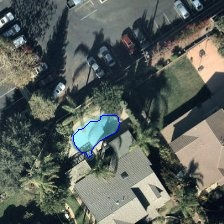
#> input picture output/output_image.jpg, 224 x 224 px
$ python detect_pool.py output/output_image.jpg
#> lines starting #> are read from the running program, lines starting #| are printed output that depends on the picture; after the words box and inside, x2 and y2 are one past the last pixel; in counts of white or black regions, pixels touching at a corner belong together
#!/usr/bin/env python3
"""
Pool Detection Script for Aerial Images
"""

import cv2
import numpy as np
import argparse
import sys
from pathlib import Path


def detect_pool_water(img):
    """
    Detect pool water with balanced color filtering
    """
    hsv = cv2.cvtColor(img, cv2.COLOR_BGR2HSV)

    lower_cyan = np.array([80, 60, 80])
    upper_cyan = np.array([100, 255, 255])
    mask_cyan = cv2.inRange(hsv, lower_cyan, upper_cyan)

    lower_blue = np.array([95, 80, 90])
    upper_blue = np.array([110, 255, 255])
    mask_blue = cv2.inRange(hsv, lower_blue, upper_blue)

    lower_light = np.array([85, 40, 150])
    upper_light = np.array([100, 150, 255])
    mask_light = cv2.inRange(hsv, lower_light, upper_light)

    mask = cv2.bitwise_or(mask_cyan, mask_blue)
    mask = cv2.bitwise_or(mask, mask_light)

    return mask


def clean_mask(mask):
    """
    Clean mask with careful morphology
    """
    kernel_small = cv2.getStructuringElement(cv2.MORPH_ELLIPSE, (3, 3))
    kernel_medium = cv2.getStructuringElement(cv2.MORPH_ELLIPSE, (4, 4))

    mask = cv2.morphologyEx(mask, cv2.MORPH_OPEN, kernel_small, iterations=1)

    mask = cv2.morphologyEx(mask, cv2.MORPH_CLOSE, kernel_medium, iterations=1)

    return mask


def filter_pool_contours(contours, img_shape, verbose=True):
    """
    Apply balanced geometric filters with detailed feedback
    """
    image_area = img_shape[0] * img_shape[1]
    valid_pools = []

    if verbose:
        print(f"\n{'='*60}")
        print("Analyzing contours...")
        print(f"{'='*60}")

    for idx, contour in enumerate(contours, 1):
        area = cv2.contourArea(contour)

        min_area = image_area * 0.001
        max_area = image_area * 0.20

        if verbose:
            print(f"\nContour #{idx}:")
            print(f"  Area: {area:.2f} pixels ({area/image_area*100:.2f}% of image)")

        if area < min_area:
            if verbose:
                print(f"  REJECTED: Too small (min: {min_area:.2f})")
            continue

        if area > max_area:
            if verbose:
                print(f"  REJECTED: Too large (max: {max_area:.2f})")
            continue

        perimeter = cv2.arcLength(contour, True)
        if perimeter == 0:
            if verbose:
                print(f"  REJECTED: Invalid perimeter")
            continue

        compactness = 4 * np.pi * area / (perimeter * perimeter)
        if verbose:
            print(f"  Compactness: {compactness:.3f} (circle=1.0, square=0.785)")

        if compactness < 0.20:
            if verbose:
                print(f"  REJECTED: Not compact enough (min: 0.20)")
            continue

        # Aspect ratio
        x, y, w, h = cv2.boundingRect(contour)
        aspect_ratio = max(w, h) / min(w, h) if min(w, h) > 0 else 0
        if verbose:
            print(f"  Aspect ratio: {aspect_ratio:.2f} (1.0=square)")

        if aspect_ratio > 5:
            if verbose:
                print(f"  REJECTED: Too elongated (max: 5)")
            continue

        hull = cv2.convexHull(contour)
        hull_area = cv2.contourArea(hull)
        if hull_area > 0:
            solidity = area / hull_area
            if verbose:
                print(f"  Solidity: {solidity:.3f} (1.0=perfect convex)")

            if solidity < 0.60:
                if verbose:
                    print(f"  REJECTED: Too irregular (min: 0.60)")
                continue

        # All checks passed!
        if verbose:
            print(f"  ACCEPTED as pool")

        valid_pools.append(contour)

    if verbose:
        print(f"\n{'='*60}")
        print(f"Result: {len(valid_pools)} pool(s) validated")
        print(f"{'='*60}\n")

    return valid_pools


def refine_pool_boundary(contour, img, mask):
    """
    Refine pool boundary using edge detection
    """
    x, y, w, h = cv2.boundingRect(contour)
    padding = 10
    x1 = max(0, x - padding)
    y1 = max(0, y - padding)
    x2 = min(img.shape[1], x + w + padding)
    y2 = min(img.shape[0], y + h + padding)

    roi_mask = mask[y1:y2, x1:x2]

    roi_contours, _ = cv2.findContours(roi_mask, cv2.RETR_EXTERNAL, cv2.CHAIN_APPROX_NONE)

    if roi_contours:

        refined = max(roi_contours, key=cv2.contourArea)

        refined = refined + np.array([x1, y1])

        epsilon = 0.002 * cv2.arcLength(refined, True)
        refined = cv2.approxPolyDP(refined, epsilon, True)

        return refined

    epsilon = 0.003 * cv2.arcLength(contour, True)
    return cv2.approxPolyDP(contour, epsilon, True)


def detect_pools(image_path, output_dir="output", verbose=True):
    """
    Detect swimming pools with balanced precision
    """
    Path(output_dir).mkdir(exist_ok=True)

    img = cv2.imread(image_path)
    if img is None:
        print(f"Error: Cannot read image from {image_path}")
        return False

    print(f"Processing image: {image_path}")
    print(f"Image shape: {img.shape}")
    print(f"Image area: {img.shape[0] * img.shape[1]} pixels")

    # Step 1: Detect pool water
    mask = detect_pool_water(img)

    # Step 2: Clean mask
    mask_clean = clean_mask(mask)

    # Step 3: Find contours with maximum detail
    contours, _ = cv2.findContours(mask_clean, cv2.RETR_EXTERNAL, cv2.CHAIN_APPROX_NONE)

    if not contours:
        print("Warning: No pools detected in the image")
        return False

    print(f"Found {len(contours)} initial contours")

    # Step 4: Filter contours
    valid_pools = filter_pool_contours(contours, img.shape, verbose=verbose)

    if not valid_pools:
        print("\n  No valid pools found. Try:")
        print("   1. Check debug_mask.jpg - is the pool water white?")
        print("   2. If pool is missing: color detection needs adjustment")
        print("   3. If pool is there but rejected: filters are too strict")
        return False

    valid_pools = sorted(valid_pools, key=cv2.contourArea, reverse=True)

    print(f" {len(valid_pools)} pool(s) detected successfully!")

    # Step 5: Refine boundaries
    refined_pools = []
    for idx, contour in enumerate(valid_pools):
        if verbose:
            print(f"Refining pool #{idx+1} boundary...")
        refined = refine_pool_boundary(contour, img, mask_clean)
        refined_pools.append(refined)

    # Step 6: Save coordinates
    coords_file = Path(output_dir) / "coordinates.txt"
    with open(coords_file, 'w') as f:
        f.write(f"Swimming Pool Detection Results\n")
        f.write(f"Image: {Path(image_path).name}\n")
        f.write(f"Total Pools Detected: {len(refined_pools)}\n")
        f.write("=" * 60 + "\n\n")

        for pool_idx, contour in enumerate(refined_pools, 1):
            area = cv2.contourArea(contour)
            perimeter = cv2.arcLength(contour, True)
            x, y, w, h = cv2.boundingRect(contour)

            f.write(f"Pool #{pool_idx}\n")
            f.write(f"Area: {area:.2f} square pixels\n")
            f.write(f"Perimeter: {perimeter:.2f} pixels\n")
            f.write(f"Bounding Box: x={x}, y={y}, width={w}, height={h}\n")
            f.write(f"Boundary Coordinates (x, y):\n")
            f.write("-" * 50 + "\n")

            coordinates = contour.squeeze().tolist()

            if len(contour) > 2:
                if isinstance(coordinates[0], list):
                    for i, coord in enumerate(coordinates):
                        f.write(f"Point {i+1}: ({coord[0]}, {coord[1]})\n")
                else:
                    f.write(f"Point 1: ({coordinates[0]}, {coordinates[1]})\n")

            f.write("\n")

    print(f"Coordinates saved to: {coords_file}")

    # Step 7: Draw contours
    output_img = img.copy()

    for pool_idx, contour in enumerate(refined_pools, 1):
        cv2.drawContours(output_img, [contour], -1, (255, 0, 0), 1)

        area = cv2.contourArea(contour)
        print(f"Pool #{pool_idx}: Area = {area:.2f} pixels")

    # Save output
    output_image_file = Path(output_dir) / "output_image.jpg"
    cv2.imwrite(str(output_image_file), output_img, [cv2.IMWRITE_JPEG_QUALITY, 95])
    print(f"Output image saved to: {output_image_file}")

    return True


def main():
    parser = argparse.ArgumentParser(
        description='Detect swimming pools with balanced precision and detailed feedback',
        formatter_class=argparse.RawDescriptionHelpFormatter,
        epilog="""
Examples:
  python detect_pool.py image.jpg
  python detect_pool.py image.jpg --output results
  python detect_pool.py image.jpg --quiet

Features:
- Multi-range color detection for different water conditions
- Balanced geometric filtering
- Detailed feedback showing why contours are accepted/rejected
- Debug mask output for troubleshooting
        """
    )

    parser.add_argument('image', help='Path to input aerial image')
    parser.add_argument('--output', '-o', default='output',
                       help='Output directory (default: output)')
    parser.add_argument('--quiet', '-q', action='store_true',
                       help='Suppress detailed analysis output')

    args = parser.parse_args()

    if not Path(args.image).exists():
        print(f"Error: Image file not found: {args.image}")
        sys.exit(1)

    success = detect_pools(args.image, args.output, verbose=not args.quiet)
#> in detect_pools, img is the input picture: shape (224, 224, 3); mean B, G, R 91.7, 97, 90.3
#| Image shape: (224, 224, 3)
#| Image area: 50176 pixels
#> in detect_pool_water, `hsv = cv2.cvtColor(img, cv2.COLOR_BGR2HSV)`: hsv: shape (224, 224, 3); mean H, S, V 68.3, 65.8, 102.7
#> in detect_pool_water, `mask_cyan = cv2.inRange(hsv, lower_cyan, upper_cyan)`:
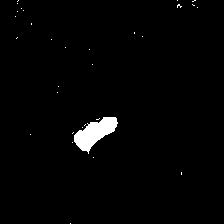
#> mask_cyan: shape (224, 224); 1.7% white; 31 white regions (30 under 20 px), largest, box (x1, y1, x2, y2) and area: (74, 117, 118, 154) 806
#> in detect_pool_water, `mask_blue = cv2.inRange(hsv, lower_blue, upper_blue)`:
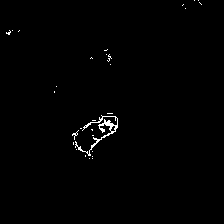
#> mask_blue: shape (224, 224); 0.76% white in thin lines or dots, all inside (x1, y1, x2, y2) = (6, 0, 202, 159)
#> in detect_pool_water, `mask_light = cv2.inRange(hsv, lower_light, upper_light)`:
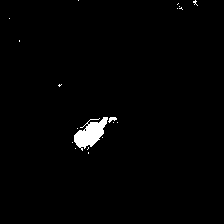
#> mask_light: shape (224, 224); 1.3% white; 19 white regions (17 under 20 px), largest, box (x1, y1, x2, y2) and area: (74, 117, 108, 151) 594, (108, 117, 117, 123) 30
#> in detect_pool_water, `mask = cv2.bitwise_or(mask_cyan, mask_blue)`: mask: shape (224, 224); 2.1% white; 44 white regions (43 under 20 px), largest, box (x1, y1, x2, y2) and area: (72, 115, 118, 156) 956
#> in detect_pool_water, `mask = cv2.bitwise_or(mask, mask_light)`: mask: shape (224, 224); 2.2% white; 46 white regions (44 under 20 px), largest, box (x1, y1, x2, y2) and area: (72, 115, 118, 156) 971, (177, 3, 184, 10) 21
#> in clean_mask, `mask = cv2.morphologyEx(mask, cv2.MORPH_OPEN, kernel_small, iterations..`:
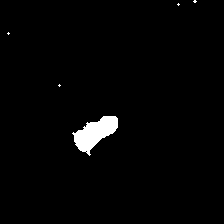
#> mask: shape (224, 224); 1.9% white; 5 white regions (4 under 20 px), largest, box (x1, y1, x2, y2) and area: (72, 116, 118, 156) 926
#> in clean_mask, `mask = cv2.morphologyEx(mask, cv2.MORPH_CLOSE, kernel_medium, iteratio..`:
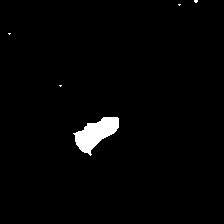
#> mask: shape (224, 224); 1.9% white; 5 white regions (4 under 20 px)
#> in detect_pools, `contours, _ = cv2.findContours(mask_clean, cv2.RETR_EXTERNAL, cv2.CHAI..`: contours = 5 contours, 4 with area under 20; largest, box (x1, y1, x2, y2) and area: (73, 117, 119, 156) 854
#| Found 5 initial contours
#> the loop in filter_pool_contours, `for idx, contour in enumerate(contours, 1):` made 5 passes
#> (area, perimeter, compactness, x, y, w, h, aspect_ratio) on pass 1: (854.5, 139.3, 0.553, 73, 117, 46, 39, 1.18)
#> (printed output is left out)
#> after the loop in filter_pool_contours, `for idx, contour in enumerate(contours, 1):`: valid_pools = 1 contour; box (x1, y1, x2, y2) and area: (73, 117, 119, 156) 854
#| Result: 1 pool(s) validated
#|  1 pool(s) detected successfully!
#> the loop in detect_pools, `for idx, contour in enumerate(valid_pools):` made 1 pass
#> (x in refine_pool_boundary, y in refine_pool_boundary, w in refine_pool_boundary, h in refine_pool_boundary, padding in refine_pool_boundary, x1 in refine_pool_boundary, y1 in refine_pool_boundary, x2 in refine_pool_boundary) on pass 1: (73, 117, 46, 39, 10, 63, 107, 129)
#> (printed output is left out)
#> pass 1, in refine_pool_boundary, `roi_mask = mask[y1:y2, x1:x2]`:
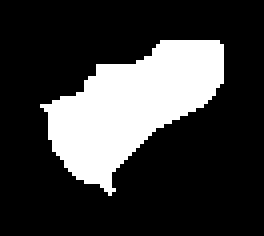
#> roi_mask: shape (59, 66) (shown 4 times larger); 23.5% white; 1 white region
#> after the loop in detect_pools, `for idx, contour in enumerate(valid_pools):`: refined_pools has the same summary as valid_pools in filter_pool_contours
#> the loop in detect_pools, `for pool_idx, contour in enumerate(refined_pools, 1):` made 1 pass
#> (pool_idx, area, perimeter, x, y, w, h) on pass 1: (1, 854.5, 138.6, 73, 117, 46, 39)
#> the loop in detect_pools, `for pool_idx, contour in enumerate(refined_pools, 1):` made 1 pass
#> (pool_idx, area) on pass 1: (1, 854.5)
#| Pool #1: Area = 854.50 pixels
#> after the loop in detect_pools, `for pool_idx, contour in enumerate(refined_pools, 1):`:
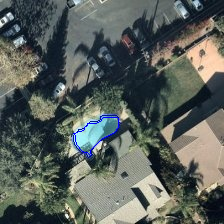
#> output_img: shape (224, 224, 3); 0.24% of pixels changed, all inside (x1, y1, x2, y2) = (73, 117, 119, 156)

    if success:
        print("\n Pool detection completed successfully!")
        print(f" Check the '{args.output}' directory for results")
        sys.exit(0)
#> (the program exits here)
